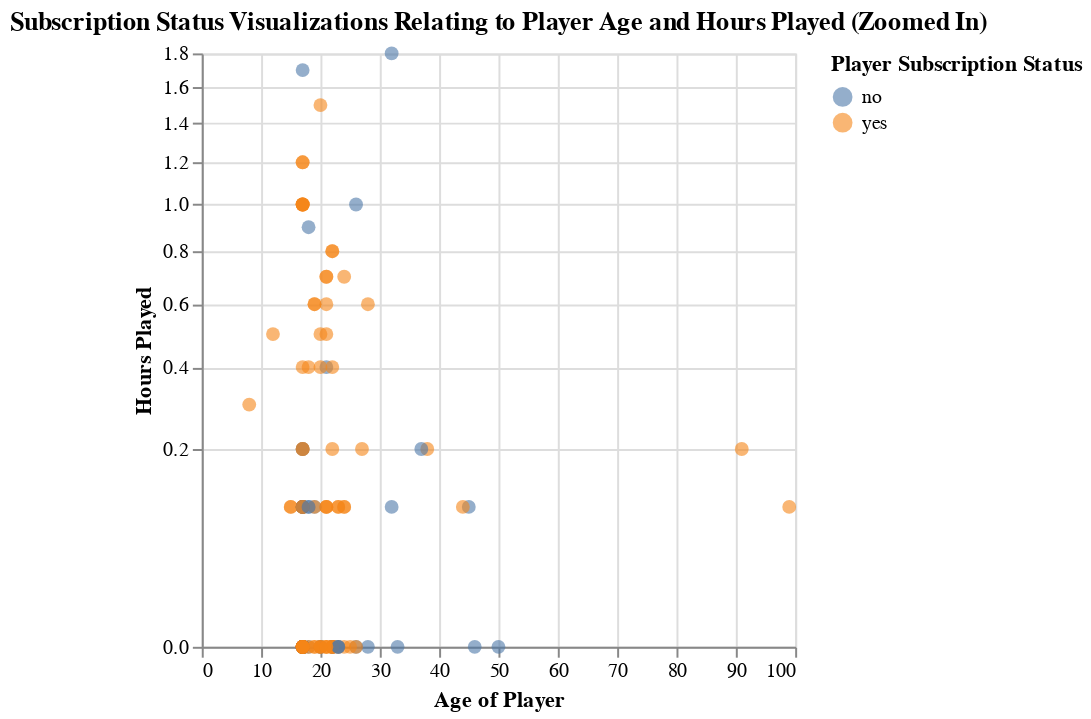

Notebook cell for this chart:
### Markdown cell above
**Figure 1. Relationship Between Player Age, Hours Played, and Subscription Status**

The scatter plot displays how players' overall ages and total playtime relate to whether they subscribed to the game’s newsletter. Each point represents a player, color-coded by subscription status (“yes” or “no”). The vertical spread shows total playtime ranging from very low play hours to extreme outliers above 200 hours.

#### Insights
- Subscribed players tend to cluster between ages 18–30 and show higher variance in playtime.
- Most non-subscribers report playtime close to zero.
- A few extreme outliers appear (e.g., playtime above 200 hours), but they do not distort the general trend: higher playtime is associated with subscribing.
- Overlap between the two classes suggests that subscription cannot be predicted using simple linear boundaries, supporting the use of a flexible classifier such as KNN.

### Code cell
# create a zoomed in, with domain of 0-2 for hours played, scatter plot of hours played versus age, label the points be subscription class
players_zoomed = players_train[players_train["played_hours"] <=2]
players_visualization_training_zoomed = (
    alt.Chart(players_zoomed).mark_circle(opacity=0.6, size=49)
    .encode(
        x=alt.X("age:Q").title("Age of Player"),
        y=alt.Y("played_hours").title("Hours Played").scale(zero=False, type="sqrt"),
        color=alt.Color("subscribe").title("Player Subscription Status"),
        tooltip=[
            alt.Tooltip("age:Q", title="Age"),
            alt.Tooltip("played_hours:Q", title="Hours Played"),
            alt.Tooltip("subscribe:N", title="Subscribed?")
        ]
    ).properties(title="Subscription Status Visualizations Relating to Player Age and Hours Played (Zoomed In)")
)

players_visualization_training_zoomed

### Figure 1 — Vega-Lite specification as saved in the notebook (floating-point values rounded to 4 significant figures)
{"config": {"view": {"continuousWidth": 300, "continuousHeight": 300}}, "data": {"name": "data-d289cf79acdcfb5fcfe49ff4a646c745"}, "mark": {"type": "circle", "opacity": 0.6, "size": 49}, "encoding": {"color": {"field": "subscribe", "title": "Player Subscription Status", "type": "nominal"}, "tooltip": [{"field": "age", "title": "Age", "type": "quantitative"}, {"field": "played_hours", "title": "Hours Played", "type": "quantitative"}, {"field": "subscribe", "title": "Subscribed?", "type": "nominal"}], "x": {"field": "age", "title": "Age of Player", "type": "quantitative"}, "y": {"field": "played_hours", "scale": {"zero": false, "type": "sqrt"}, "title": "Hours Played", "type": "quantitative"}}, "title": "Subscription Status Visualizations Relating to Player Age and Hours Played (Zoomed In)", "$schema": "https://vega.github.io/schema/vega-lite/v5.20.1.json", "datasets": {"data-d289cf79acdcfb5fcfe49ff4a646c745": [{"subscribe": "yes", "played_hours": 0.3, "age": 8}, {"subscribe": "yes", "played_hours": 0.1, "age": 15}, {"subscribe": "no", "played_hours": 0.0, "age": 26}, {"subscribe": "yes", "played_hours": 0.2, "age": 38}, {"subscribe": "yes", "played_hours": 0.0, "age": 22}, {"subscribe": "yes", "played_hours": 0.0, "age": 22}, {"subscribe": "yes", "played_hours": 0.2, "age": 17}, {"subscribe": "yes", "played_hours": 0.0, "age": 17}, {"subscribe": "yes", "played_hours": 0.2, "age": 27}, {"subscribe": "yes", "played_hours": 0.0, "age": 22}, {"subscribe": "yes", "played_hours": 0.1, "age": 21}, {"subscribe": "yes", "played_hours": 0.7, "age": 21}, {"subscribe": "yes", "played_hours": 0.1, "age": 21}, {"subscribe": "no", "played_hours": 0.0, "age": 22}, {"subscribe": "no", "played_hours": 0.0, "age": 17}, {"subscribe": "yes", "played_hours": 0.5, "age": 21}, {"subscribe": "yes", "played_hours": 0.0, "age": 17}, {"subscribe": "no", "played_hours": 0.1, "age": 45}, {"subscribe": "no", "played_hours": 0.4, "age": 21}, {"subscribe": "no", "played_hours": 0.0, "age": 20}, {"subscribe": "no", "played_hours": 0.1, "age": 17}, {"subscribe": "yes", "played_hours": 0.0, "age": 24}, {"subscribe": "yes", "played_hours": 0.1, "age": 17}, {"subscribe": "yes", "played_hours": 0.0, "age": 17}, {"subscribe": "yes", "played_hours": 0.0, "age": 17}, {"subscribe": "yes", "played_hours": 1.0, "age": 17}, {"subscribe": "yes", "played_hours": 0.0, "age": 17}, {"subscribe": "yes", "played_hours": 0.0, "age": 17}, {"subscribe": "no", "played_hours": 0.0, "age": 23}, {"subscribe": "yes", "played_hours": 0.0, "age": 17}, {"subscribe": "no", "played_hours": 0.0, "age": 20}, {"subscribe": "no", "played_hours": 0.0, "age": 17}, {"subscribe": "yes", "played_hours": 0.6, "age": 19}, {"subscribe": "yes", "played_hours": 0.1, "age": 99}, {"subscribe": "no", "played_hours": 0.0, "age": 17}, {"subscribe": "yes", "played_hours": 1.5, "age": 20}, {"subscribe": "yes", "played_hours": 0.1, "age": 17}, {"subscribe": "yes", "played_hours": 0.1, "age": 17}, {"subscribe": "yes", "played_hours": 0.4, "age": 17}, {"subscribe": "yes", "played_hours": 0.0, "age": 22}, {"subscribe": "no", "played_hours": 0.1, "age": 19}, {"subscribe": "yes", "played_hours": 0.1, "age": 15}, {"subscribe": "no", "played_hours": 0.2, "age": 37}, {"subscribe": "yes", "played_hours": 0.0, "age": 22}, {"subscribe": "no", "played_hours": 0.0, "age": 46}, {"subscribe": "no", "played_hours": 0.1, "age": 17}, {"subscribe": "no", "played_hours": 0.9, "age": 18}, {"subscribe": "yes", "played_hours": 0.0, "age": 17}, {"subscribe": "yes", "played_hours": 0.0, "age": 17}, {"subscribe": "yes", "played_hours": 1.0, "age": 17}, {"subscribe": "yes", "played_hours": 1.2, "age": 17}, {"subscribe": "no", "played_hours": 0.0, "age": 17}, {"subscribe": "yes", "played_hours": 0.0, "age": 17}, {"subscribe": "yes", "played_hours": 1.0, "age": 17}, {"subscribe": "no", "played_hours": 0.0, "age": 18}, {"subscribe": "yes", "played_hours": 0.1, "age": 17}, {"subscribe": "yes", "played_hours": 0.7, "age": 24}, {"subscribe": "yes", "played_hours": 0.0, "age": 17}, {"subscribe": "yes", "played_hours": 0.5, "age": 12}, {"subscribe": "yes", "played_hours": 0.1, "age": 17}, {"subscribe": "no", "played_hours": 0.1, "age": 18}, {"subscribe": "yes", "played_hours": 1.0, "age": 17}, {"subscribe": "yes", "played_hours": 0.1, "age": 21}, {"subscribe": "no", "played_hours": 0.0, "age": 17}, {"subscribe": "yes", "played_hours": 1.2, "age": 17}, {"subscribe": "yes", "played_hours": 0.6, "age": 19}, {"subscribe": "yes", "played_hours": 0.2, "age": 17}, {"subscribe": "yes", "played_hours": 0.4, "age": 22}, {"subscribe": "yes", "played_hours": 0.1, "age": 23}, {"subscribe": "yes", "played_hours": 0.0, "age": 20}, {"subscribe": "no", "played_hours": 0.0, "age": 50}, {"subscribe": "yes", "played_hours": 0.1, "age": 19}, {"subscribe": "yes", "played_hours": 0.0, "age": 18}, {"subscribe": "yes", "played_hours": 0.6, "age": 21}, {"subscribe": "yes", "played_hours": 0.0, "age": 22}, {"subscribe": "yes", "played_hours": 0.8, "age": 22}, {"subscribe": "yes", "played_hours": 0.4, "age": 18}, {"subscribe": "no", "played_hours": 0.2, "age": 17}, {"subscribe": "yes", "played_hours": 0.4, "age": 20}, {"subscribe": "no", "played_hours": 0.0, "age": 33}, {"subscribe": "yes", "played_hours": 0.0, "age": 17}, {"subscribe": "yes", "played_hours": 0.0, "age": 17}, {"subscribe": "yes", "played_hours": 0.0, "age": 20}, {"subscribe": "yes", "played_hours": 0.2, "age": 91}, {"subscribe": "no", "played_hours": 1.0, "age": 26}, {"subscribe": "yes", "played_hours": 0.2, "age": 22}, {"subscribe": "yes", "played_hours": 0.0, "age": 21}, {"subscribe": "yes", "played_hours": 0.0, "age": 17}, {"subscribe": "yes", "played_hours": 0.1, "age": 24}, {"subscribe": "no", "played_hours": 0.1, "age": 17}, {"subscribe": "yes", "played_hours": 0.1, "age": 44}, {"subscribe": "no", "played_hours": 0.1, "age": 32}, {"subscribe": "no", "played_hours": 0.0, "age": 17}, {"subscribe": "no", "played_hours": 0.0, "age": 17}, {"subscribe": "yes", "played_hours": 0.8, "age": 22}, {"subscribe": "no", "played_hours": 0.0, "age": 28}, {"subscribe": "no", "played_hours": 1.8, "age": 32}, {"subscribe": "yes", "played_hours": 0.0, "age": 17}, {"subscribe": "no", "played_hours": 0.0, "age": 17}, {"subscribe": "yes", "played_hours": 0.0, "age": 17}, {"subscribe": "yes", "played_hours": 0.0, "age": 17}, {"subscribe": "yes", "played_hours": 0.5, "age": 20}, {"subscribe": "yes", "played_hours": 1.0, "age": 17}, {"subscribe": "yes", "played_hours": 0.0, "age": 17}, {"subscribe": "yes", "played_hours": 0.0, "age": 25}, {"subscribe": "yes", "played_hours": 0.0, "age": 23}, {"subscribe": "yes", "played_hours": 0.1, "age": 17}, {"subscribe": "yes", "played_hours": 0.0, "age": 17}, {"subscribe": "yes", "played_hours": 0.1, "age": 23}, {"subscribe": "no", "played_hours": 0.0, "age": 23}, {"subscribe": "no", "played_hours": 0.0, "age": 23}, {"subscribe": "yes", "played_hours": 0.0, "age": 17}, {"subscribe": "yes", "played_hours": 0.0, "age": 17}, {"subscribe": "yes", "played_hours": 0.0, "age": 21}, {"subscribe": "yes", "played_hours": 0.0, "age": 19}, {"subscribe": "yes", "played_hours": 0.7, "age": 21}, {"subscribe": "no", "played_hours": 1.7, "age": 17}, {"subscribe": "no", "played_hours": 0.1, "age": 18}, {"subscribe": "yes", "played_hours": 0.1, "age": 24}, {"subscribe": "yes", "played_hours": 0.0, "age": 19}, {"subscribe": "yes", "played_hours": 0.6, "age": 28}, {"subscribe": "yes", "played_hours": 0.0, "age": 20}, {"subscribe": "yes", "played_hours": 0.2, "age": 17}, {"subscribe": "yes", "played_hours": 0.0, "age": 17}, {"subscribe": "yes", "played_hours": 0.0, "age": 17}, {"subscribe": "yes", "played_hours": 0.0, "age": 26}, {"subscribe": "yes", "played_hours": 0.0, "age": 21}]}}
